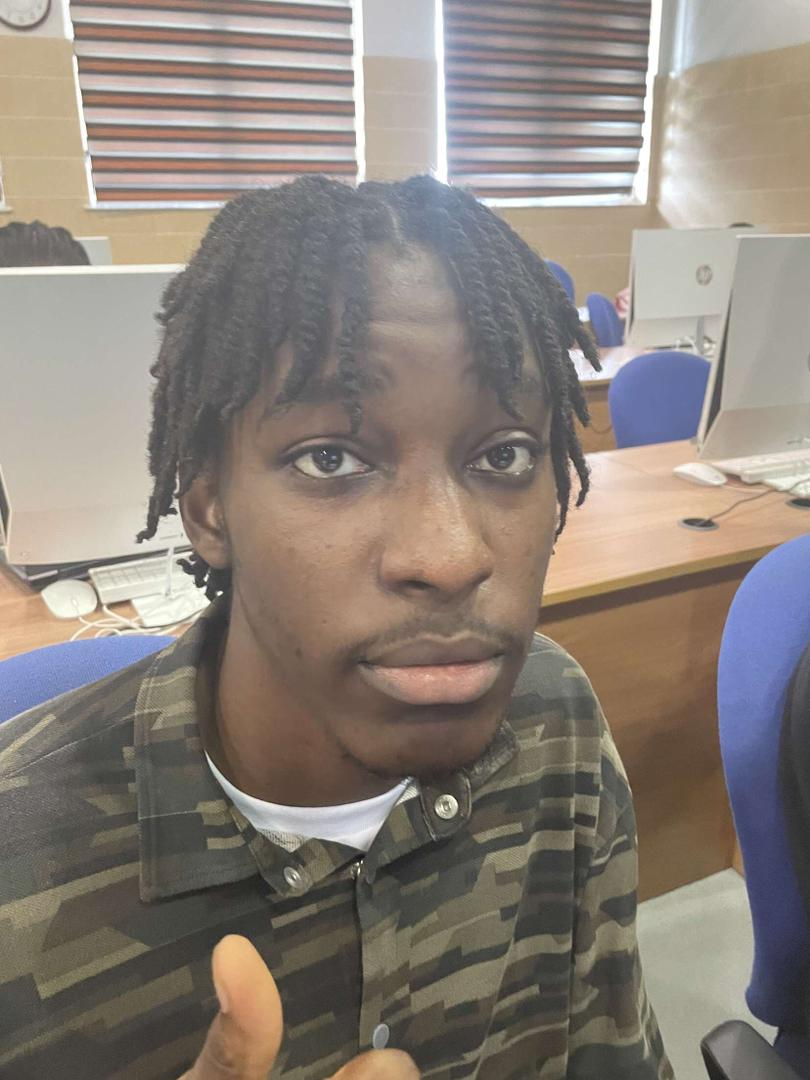
#> input picture week2/img/anderson.jpg, 810 x 1080 px
$ python practice_1.py
#> lines starting #> are read from the running program, lines starting #| are printed output that depends on the picture
import cv2

image = cv2.imread("img/anderson.jpg")
#> image is the input picture: shape (1080, 810, 3); mean B, G, R 121, 128.6, 138

# The split method separates color spaces
B, G, R = cv2.split(image)
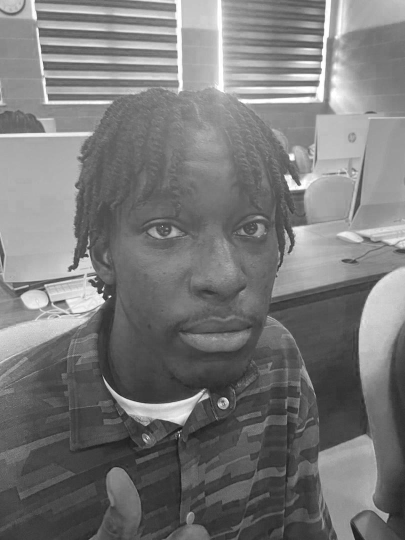
#> B: shape (1080, 810) (shown at 1/2 size); min 9, max 255, mean 121
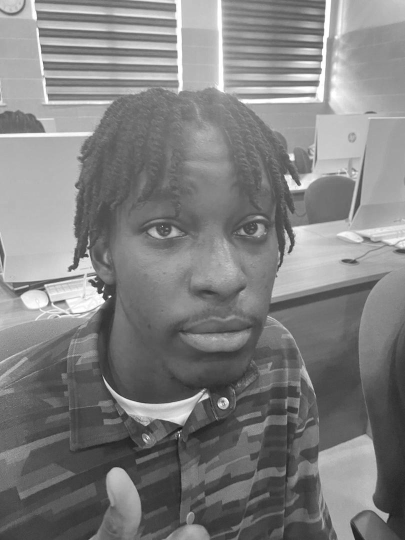
#> G: shape (1080, 810) (shown at 1/2 size); min 8, max 255, mean 128.6
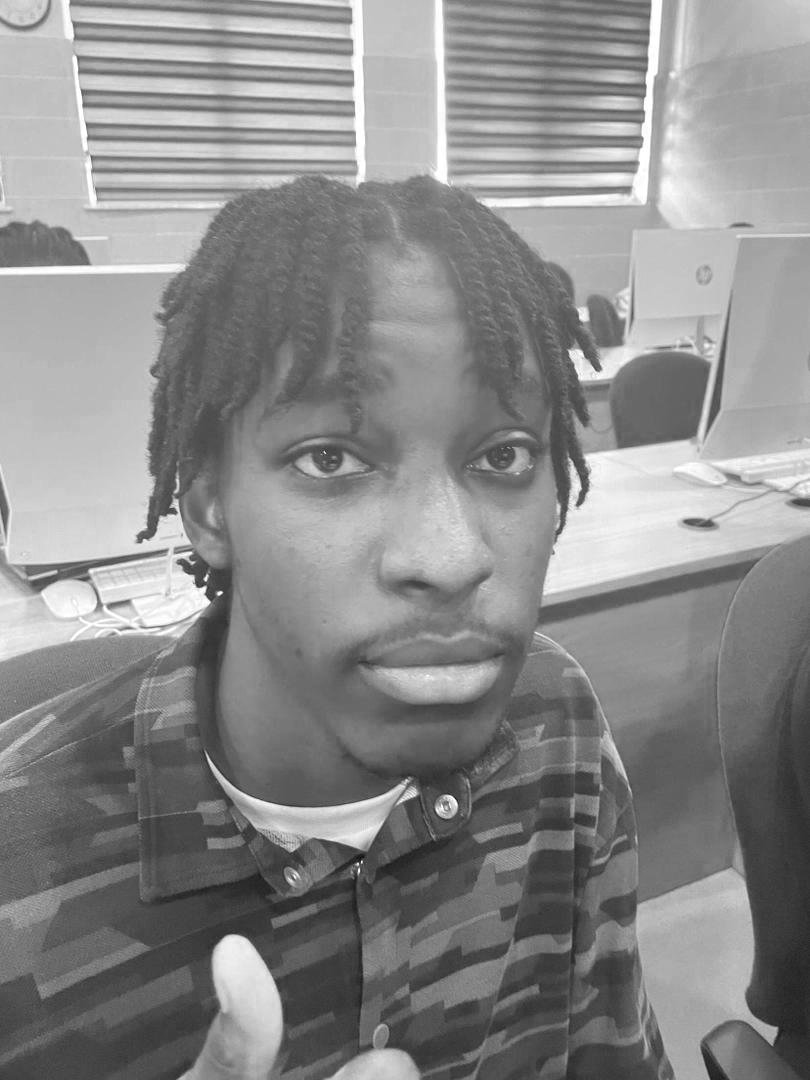
#> R: shape (1080, 810); min 10, max 255, mean 138

# Corresponding channels are separated
cv2.imshow("Original", image)
cv2.waitKey(0)

cv2.imshow("Blue", B)
cv2.waitKey(0)

cv2.imshow("Green", G)
cv2.waitKey(0)

cv2.imshow("Red", R)
cv2.waitKey(0)

cv2.destroyAllWindows()

$ run again, with week2/img/chimaje.jpg copied over week2/img/anderson.jpg
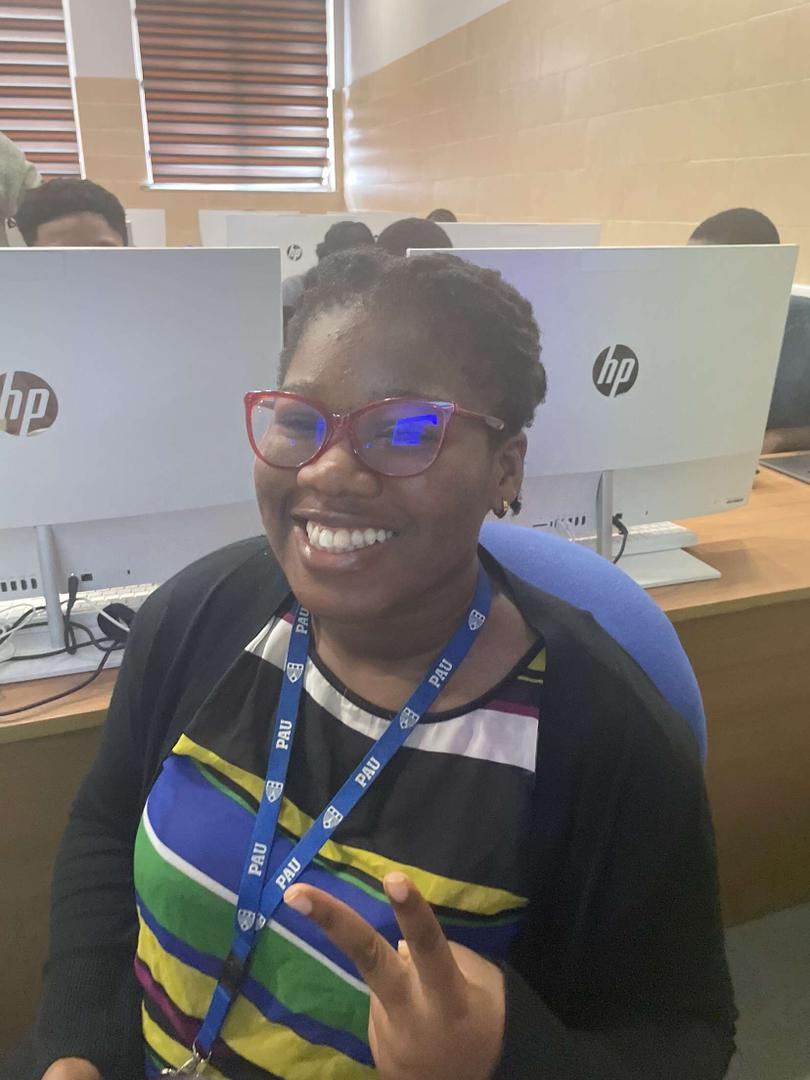
#> input picture week2/img/chimaje.jpg, 810 x 1080 px
#> image is the input picture: shape (1080, 810, 3); mean B, G, R 113.4, 118.7, 125
#> `B, G, R = cv2.split(image)`:
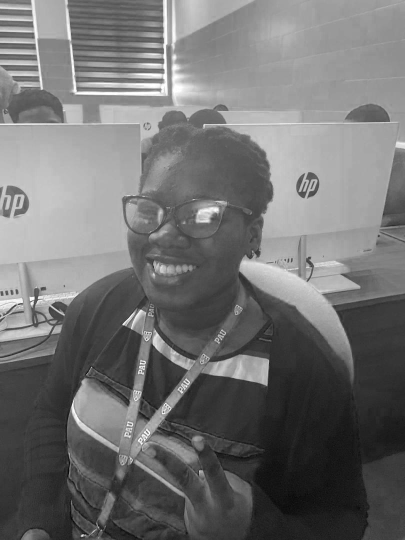
#> B: shape (1080, 810) (shown at 1/2 size); min 0, max 255, mean 113.4
#> `B, G, R = cv2.split(image)`:
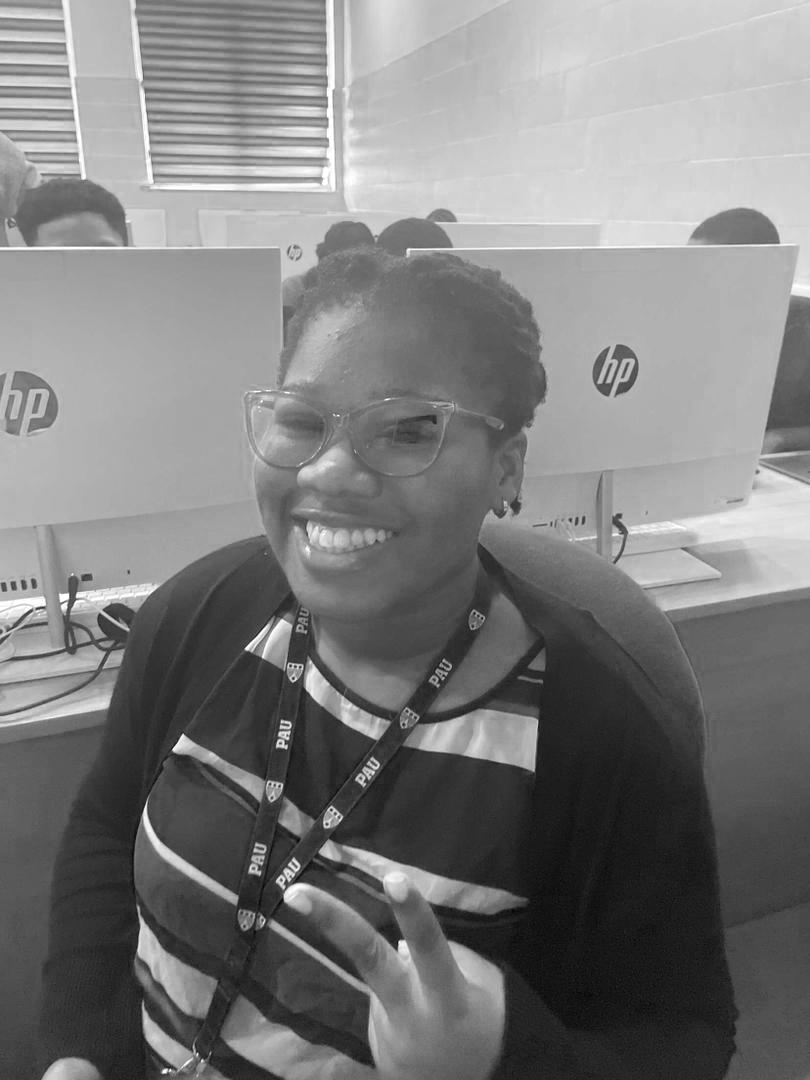
#> R: shape (1080, 810); min 3, max 255, mean 125

$ run again, with week2/img/desmond.jpg copied over week2/img/anderson.jpg
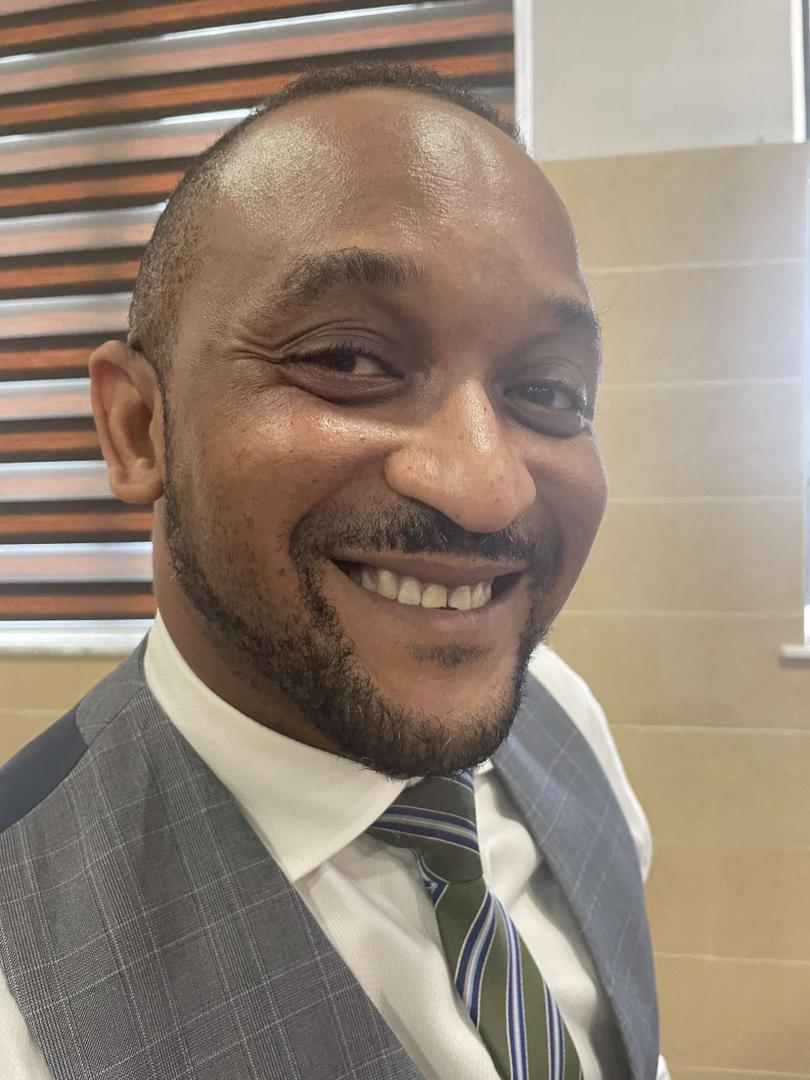
#> input picture week2/img/desmond.jpg, 810 x 1080 px
#> image is the input picture: shape (1080, 810, 3); mean B, G, R 117.6, 132.1, 148
#> `B, G, R = cv2.split(image)`:
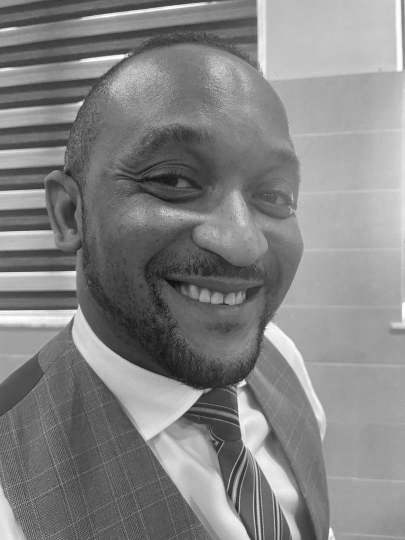
#> G: shape (1080, 810) (shown at 1/2 size); min 11, max 255, mean 132.1
#> `B, G, R = cv2.split(image)`:
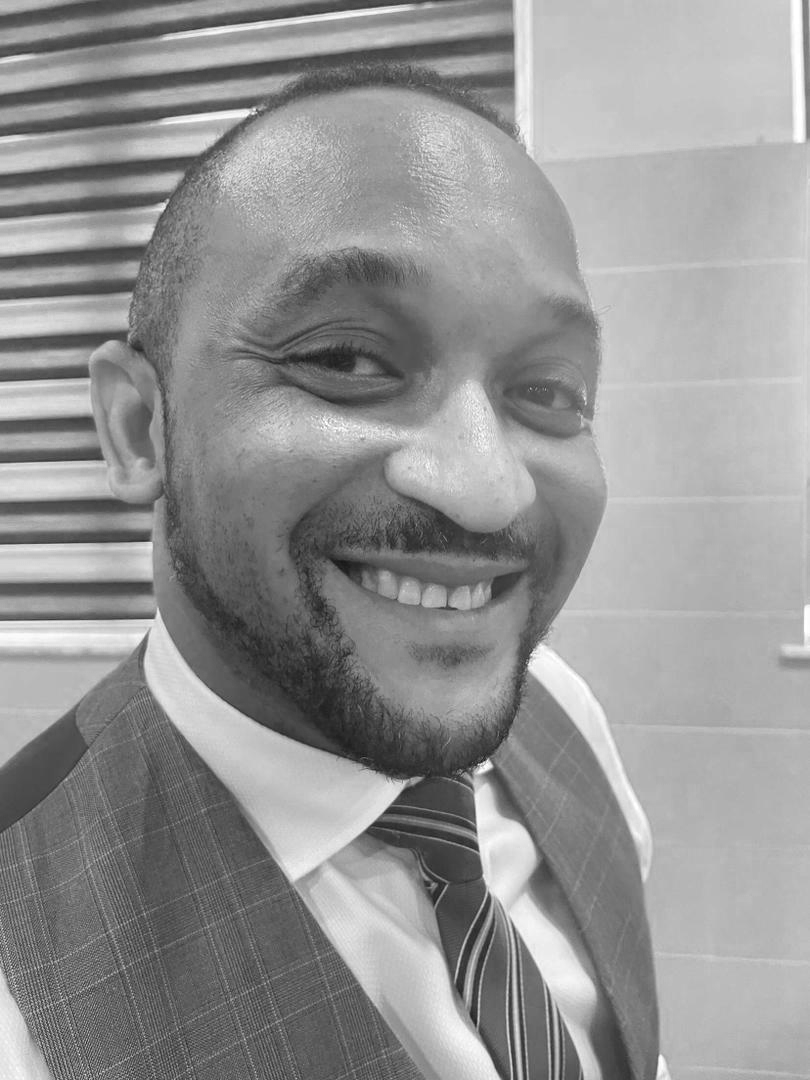
#> R: shape (1080, 810); min 20, max 255, mean 148
